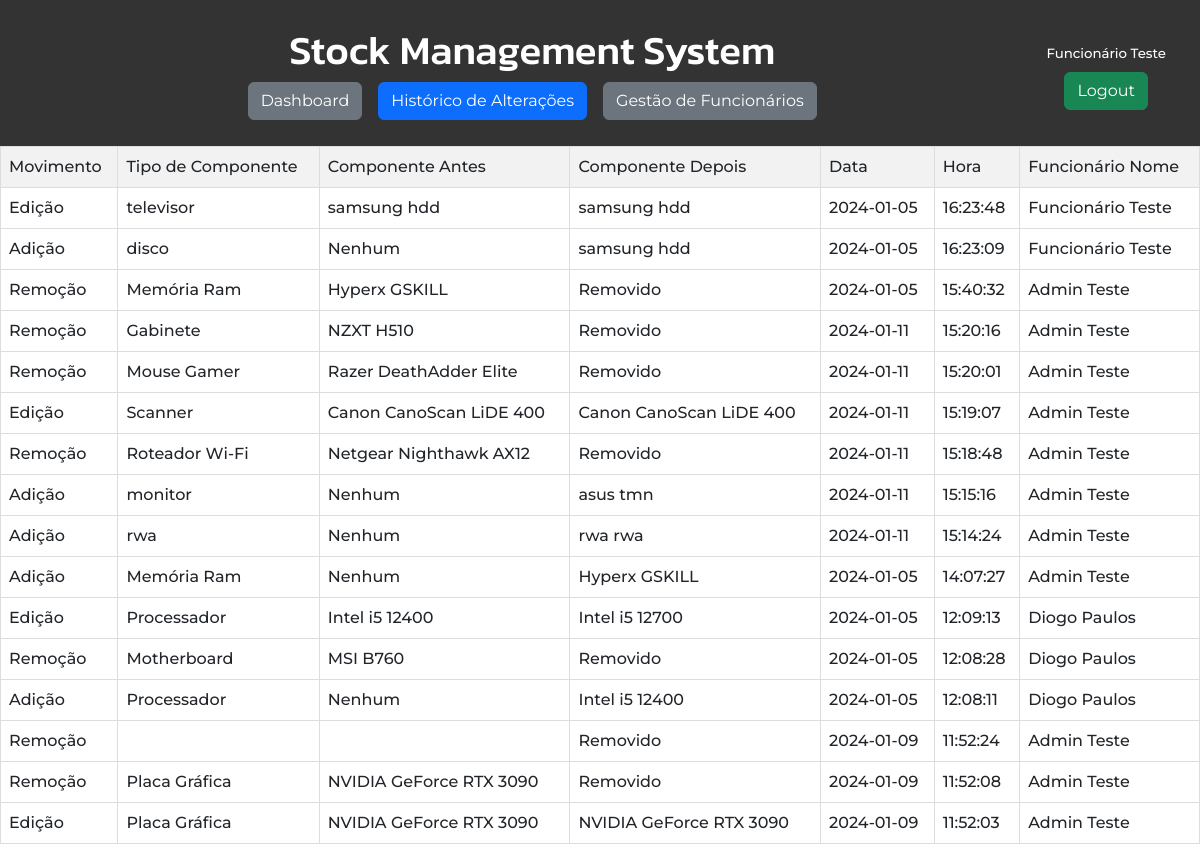
Page /historico.php (signed in) on the committed database.
### tables this page shows
CREATE TABLE `movimentos` (
  `id` int(11) NOT NULL,
  `movimento` varchar(255) NOT NULL,
  `data` date NOT NULL,
  `hora` time NOT NULL,
  `funcionario_id` int(11) DEFAULT NULL,
  `funcionario_nome` varchar(255) NOT NULL,
  `movimento_detalhes_id` int(11) NOT NULL
);

CREATE TABLE `movimento_detalhes` (
  `id` int(11) NOT NULL,
  `tipo` varchar(50) NOT NULL,
  `componente_before` varchar(255) NOT NULL,
  `componente_after` varchar(255) NOT NULL
);

### historico.php (the view, shortened to what this page needs)
<?php require('requireLogin.php');
$fullUrl = $_SERVER['REQUEST_URI'];
$specificWord = 'historico';
$urlVerify = false;
if (strpos($fullUrl, $specificWord) !== false) {
    $urlVerify = true;
}
?>
<!DOCTYPE html>
<html lang="en">
<head>
</head>
<body>
<header>
    <nav class="navbar">
        <div class="navbar-center">
            <h1>Stock Management System</h1>
            <div class="navbar-container">
                <a href="dashboard.php" class="btn btn-secondary navbar-link">Dashboard</a>
                <?php if($urlVerify) { ?>
                    <a href="historico.php" class="btn btn-primary navbar-link">Histórico de Alterações</a>
                <?php } else { ?>
                    <a href="historico.php" class="btn btn-secondary navbar-link">Histórico de Alterações</a>
                <?php } ?>
                <a href="gestao_funcionarios.php" class="btn btn-secondary navbar-link">Gestão de Funcionários</a>
            </div>
        </div>
        <div class="navbar-login">
            <?php if($_SESSION['logado'] !== true) { ?>
                <a href="login.php" class="btn btn-success">Login</a>
            <?php } else { ?>
                <p style="font-size: 10pt"><?=$_SESSION['username']?></p>
                <a href="logout.php" class="btn btn-success">Logout</a>
            <?php } ?>
        </div>
    </nav>
</header>
<?php
$servername = "localhost";
$username = "root";
$password = "";
$dbname = "gestaostock";
try {
    $conn = new PDO("mysql:host=$servername;dbname=$dbname", $username, $password);
    $conn->setAttribute(PDO::ATTR_ERRMODE, PDO::ERRMODE_EXCEPTION);
    $stmt = $conn->query("SELECT * FROM movimentos ORDER BY hora DESC");
    $movimentos = $stmt->fetchAll(PDO::FETCH_ASSOC);
    function getDetalhesById($detalhe){
        $servername = "localhost";
        $username = "root";
        $password = "";
        $dbname = "gestaostock";
        $conn = new PDO("mysql:host=$servername;dbname=$dbname", $username, $password);
        $conn->setAttribute(PDO::ATTR_ERRMODE, PDO::ERRMODE_EXCEPTION);
        $stmt = $conn->query("SELECT * FROM movimento_detalhes WHERE id='$detalhe'");
        $detalhe = $stmt->fetchAll(PDO::FETCH_ASSOC);
        return $detalhe;
    }
    echo '<table>';
    echo '<thead><tr><th>Movimento</th><th>Tipo de Componente</th><th>Componente Antes</th><th>Componente Depois</th><th>Data</th><th>Hora</th><th>Funcionário Nome</th></tr></thead>';
    echo '<tbody>';
    foreach ($movimentos as $movimento) {
        $detalhes = getDetalhesById($movimento['movimento_detalhes_id'])[0];
        echo '<tr>';
        echo '<td>' . $movimento['movimento'] . '</td>';
        echo '<td>' . $detalhes['tipo'] . '</td>';
        echo '<td>' . $detalhes['componente_before'] . '</td>';
        echo '<td>' . $detalhes['componente_after'] . '</td>';
        echo '<td>' . $movimento['data'] . '</td>';
        echo '<td>' . $movimento['hora'] . '</td>';
        echo '<td>' . $movimento['funcionario_nome'] . '</td>';
        echo '</tr>';
    }
    echo '</tbody>';
    echo '</table>';
} catch (PDOException $e) {
    echo "Connection failed: " . $e->getMessage();
}
?>
</body>
</html>

### style.css (style rules this page uses)
* { font-family: 'Montserrat', sans-serif; font-weight: 500; }
body { font-family: Arial, sans-serif; margin: 0; }
header { background-color: #333; padding: 10px; text-align: center; color: white; }
header h1 { font-family: 'Kanit', sans-serif !important; }
table { border-collapse: collapse; width: 100%; }
th, td { border: 1px solid #ddd; padding: 10px; text-align: left; }
th { background-color: #f2f2f2; }
.navbar { width: 100%; display: flex; flex-direction: row; padding: 1rem !important; }
.navbar-center { display: flex; flex-direction: column; justify-content: center; margin: 0 auto; }
.navbar-container { display: flex; flex-direction: row; gap: 1rem; }
.navbar-login p { display: flex; justify-content: center; align-items: center; margin: 0; padding: .5rem; }

### historico.php (style rules this page uses)
table { border-collapse: collapse; width: 100%; }
th, td { border: 1px solid #ddd; padding: 8px; text-align: left; }
th { background-color: #f2f2f2; }

### rows in the picture
movimentos: movimento "Edição", movimento_detalhes.tipo "televisor", movimento_detalhes.componente_before "samsung hdd", movimento_detalhes.componente_after "samsung hdd", data "2024-01-05", hora "16:23:48", funcionario_nome "Funcionário Teste"
movimentos: movimento "Adição", movimento_detalhes.tipo "disco", movimento_detalhes.componente_before "Nenhum", movimento_detalhes.componente_after "samsung hdd", data "2024-01-05", hora "16:23:09", funcionario_nome "Funcionário Teste"
movimentos: movimento "Remoção", movimento_detalhes.tipo "Memória Ram", movimento_detalhes.componente_before "Hyperx GSKILL", movimento_detalhes.componente_after "Removido", data "2024-01-05", hora "15:40:32", funcionario_nome "Admin Teste"
movimentos: movimento "Remoção", movimento_detalhes.tipo "Gabinete", movimento_detalhes.componente_before "NZXT H510", movimento_detalhes.componente_after "Removido", data "2024-01-11", hora "15:20:16", funcionario_nome "Admin Teste"
movimentos: movimento "Remoção", movimento_detalhes.tipo "Mouse Gamer", movimento_detalhes.componente_before "Razer DeathAdder Elite", movimento_detalhes.componente_after "Removido", data "2024-01-11", hora "15:20:01", funcionario_nome "Admin Teste"
movimentos: movimento "Edição", movimento_detalhes.tipo "Scanner", movimento_detalhes.componente_before "Canon CanoScan LiDE 400", movimento_detalhes.componente_after "Canon CanoScan LiDE 400", data "2024-01-11", hora "15:19:07", funcionario_nome "Admin Teste"
movimentos: movimento "Remoção", movimento_detalhes.tipo "Roteador Wi-Fi", movimento_detalhes.componente_before "Netgear Nighthawk AX12", movimento_detalhes.componente_after "Removido", data "2024-01-11", hora "15:18:48", funcionario_nome "Admin Teste"
movimentos: movimento "Adição", movimento_detalhes.tipo "monitor", movimento_detalhes.componente_before "Nenhum", movimento_detalhes.componente_after "asus tmn", data "2024-01-11", hora "15:15:16", funcionario_nome "Admin Teste"
movimentos: movimento "Adição", movimento_detalhes.tipo "rwa", movimento_detalhes.componente_before "Nenhum", movimento_detalhes.componente_after "rwa rwa", data "2024-01-11", hora "15:14:24", funcionario_nome "Admin Teste"
movimentos: movimento "Adição", movimento_detalhes.tipo "Memória Ram", movimento_detalhes.componente_before "Nenhum", movimento_detalhes.componente_after "Hyperx GSKILL", data "2024-01-05", hora "14:07:27", funcionario_nome "Admin Teste"
movimentos: movimento "Edição", movimento_detalhes.tipo "Processador", movimento_detalhes.componente_before "Intel i5 12400", movimento_detalhes.componente_after "Intel i5 12700", data "2024-01-05", hora "12:09:13", funcionario_nome "Diogo Paulos"
movimentos: movimento "Remoção", movimento_detalhes.tipo "Motherboard", movimento_detalhes.componente_before "MSI B760", movimento_detalhes.componente_after "Removido", data "2024-01-05", hora "12:08:28", funcionario_nome "Diogo Paulos"
movimentos: movimento "Adição", movimento_detalhes.tipo "Processador", movimento_detalhes.componente_before "Nenhum", movimento_detalhes.componente_after "Intel i5 12400", data "2024-01-05", hora "12:08:11", funcionario_nome "Diogo Paulos"
movimentos: movimento "Remoção", movimento_detalhes.componente_after "Removido", data "2024-01-09", hora "11:52:24", funcionario_nome "Admin Teste"
movimentos: movimento "Remoção", movimento_detalhes.tipo "Placa Gráfica", movimento_detalhes.componente_before "NVIDIA GeForce RTX 3090", movimento_detalhes.componente_after "Removido", data "2024-01-09", hora "11:52:08", funcionario_nome "Admin Teste"
movimentos: movimento "Edição", movimento_detalhes.tipo "Placa Gráfica", movimento_detalhes.componente_before "NVIDIA GeForce RTX 3090", movimento_detalhes.componente_after "NVIDIA GeForce RTX 3090", data "2024-01-09", hora "11:52:03", funcionario_nome "Admin Teste"

### other values in the picture
$_SESSION['username'] "Funcionário Teste"
